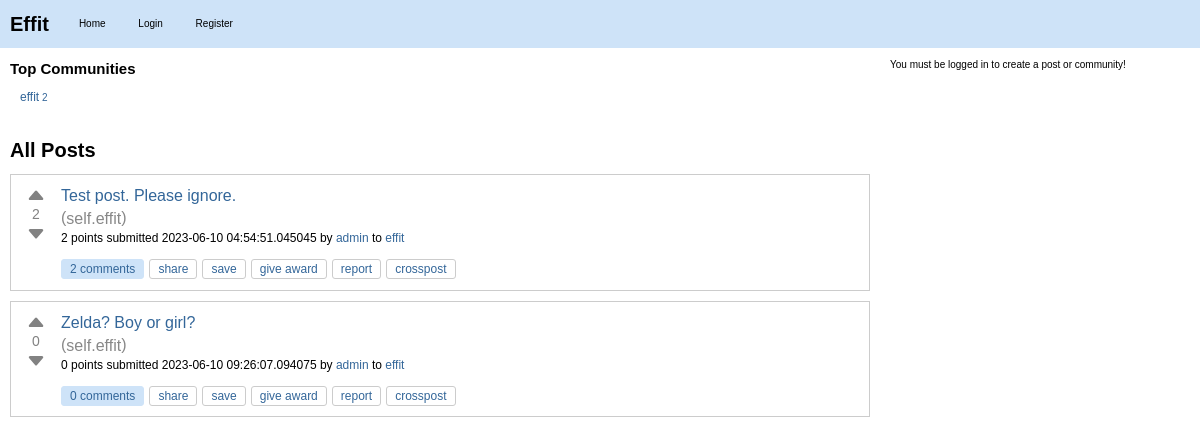
Before: / with the older database file.
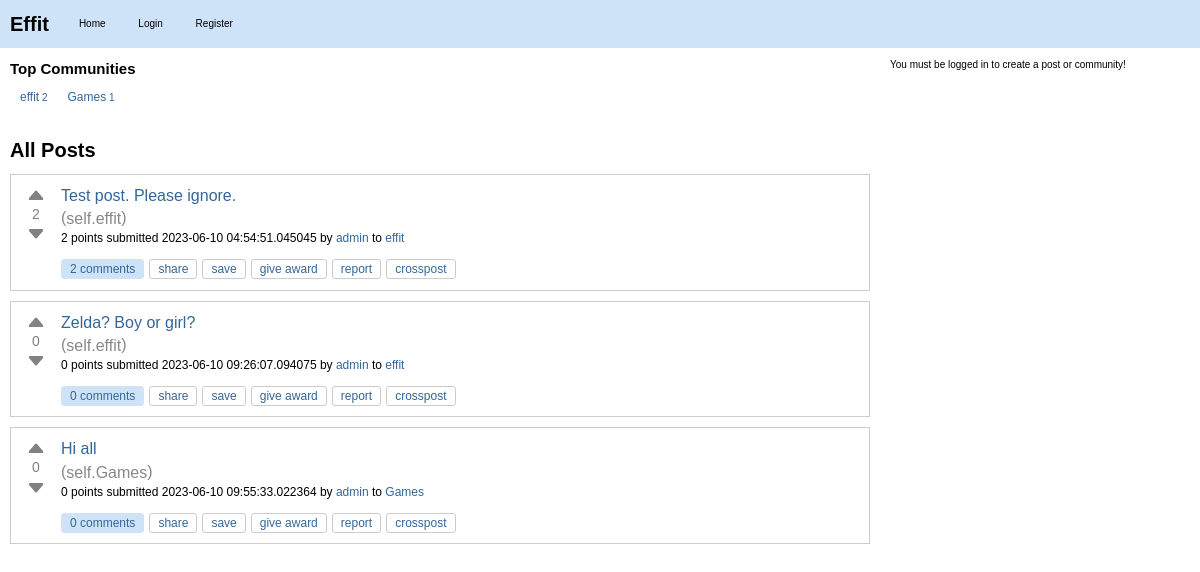
After: the same page with the newer database file.
### effit.py (models this page shows)
class Community(db.Model):
    id = db.Column(db.Integer, primary_key=True)
    name = db.Column(db.String(80), unique=True, nullable=False)
    description = db.Column(db.String(200))
    creator_id = db.Column(db.Integer, db.ForeignKey("user.id"))
    creator = db.relationship(
        "User", backref=db.backref("created_communities", lazy=True)
    )
    posts = db.relationship("Post", backref="community", lazy=True)

class Post(db.Model):
    id = db.Column(db.Integer, primary_key=True)
    title = db.Column(db.String(120), nullable=False)
    content = db.Column(db.Text, nullable=False)
    user_id = db.Column(db.Integer, db.ForeignKey("user.id"), nullable=False)
    created_at = db.Column(db.DateTime, default=datetime.utcnow)
    community_id = db.Column(db.Integer, db.ForeignKey("community.id"), nullable=False)
    upvotes = db.Column(db.Integer, default=0)
    downvotes = db.Column(db.Integer, default=0)
    comments = db.relationship("Comment", backref="post", lazy=True)
    slug = db.Column(db.String(120), nullable=False)
    @property
    def score(self):
        return self.upvotes - self.downvotes

class User(db.Model):
    id = db.Column(db.Integer, primary_key=True)
    username = db.Column(db.String(80), unique=True, nullable=False)
    password = db.Column(db.String(120), nullable=False)
    posts = db.relationship("Post", backref="author", lazy=True)
    communities = db.relationship(
        "Community",
        secondary=community_members,
        backref=db.backref("members", lazy="dynamic"),
    )

### effit.py (the view)
@app.route("/")
def index():
    posts = Post.query.all()
    top_communities = (
        Community.query.join(Community.posts)
        .with_entities(Community, func.count(Post.id).label("post_count"))
        .group_by(Community)
        .order_by(func.count(Post.id).desc())
        .limit(5)
        .all()
    )
    community = (
        Community.query.first()
    )  # or however you want to get a default community
    default_community_id = Community.query.filter_by(name="effit").first().id
    return render_template(
        "index.html",
        posts=posts,
        top_communities=top_communities,
        community=community,
        default_community_id=default_community_id,
    )

### templates/index.html (shortened to what this page needs)
{% extends "layout.html" %}
{% block content %}
<div class="top-communities">
    <h2>Top Communities</h2>
    <div class="community-list">
      {% for community, post_count in top_communities %}
        <div class="community">
          <a href="{{ url_for('community_posts', community_name=community.name) }}">
            <span class="community-name">{{ community.name }}</span>
            <span class="post-count">{{ post_count }}</span>
          </a>
        </div>
      {% endfor %}
    </div>
</div>
<div id="posts">
    <h2>All Posts</h2>
    {% for post in posts %}
    <div class="post-item" id="post-{{ post.id }}">
        <div class="post">
            <div class="vote">
                <button class="upvote" onclick="vote('{{ post.id }}', '{{ post.slug }}', '{{ post.community.name }}', 'upvote')">
                    <svg xmlns="http://www.w3.org/2000/svg" width="20" height="20" fill="currentColor" class="bi bi-caret-up-fill" viewBox="0 0 16 16">
                      <path d="M7.247 4.86l-4.796 5.481c-.646.74.037 1.659.877 1.659h9.392c.839 0 1.523-.92.877-1.659l-4.796-5.48a1 1 0 0 0-1.554 0z"/>
                    </svg>
                </button>
                <span class="score">{{ post.score }}</span>
                <button class="downvote" onclick="vote('{{ post.id }}', '{{ post.slug }}', '{{ post.community.name }}', 'downvote')">
                    <svg xmlns="http://www.w3.org/2000/svg" width="20" height="20" fill="currentColor" class="bi bi-caret-down-fill" viewBox="0 0 16 16">
                      <path d="M7.247 11.14l-4.796-5.481c-.646-.74.037-1.659.877-1.659h9.392c.839 0 1.523.92.877 1.659l-4.796 5.481a1 1 0 0 1-1.554 0z"/>
                    </svg>
                </button>
            </div>
            <div class="post-info">
                <h3><a class="title may-blank loggedin" href="{{ url_for('post_detail', community_name=post.community.name, post_slug=post.slug) }}">{{ post.title }}</a></h3>
                <span class="domain">(<a href="{{ url_for('community_posts', community_name=post.community.name) }}">self.{{ post.community.name }}</a>)</span>
                <p class="tagline">
                    <span>{{ post.score }} points</span>
                    submitted <time datetime="{{ post.created_at.isoformat() }}">{{ post.created_at }}</time>
                    by <a href="{{ url_for('user_posts', username=post.author.username) }}" class="author may-blank id-t2_d2kpf">{{ post.author.username }}</a>
                    to <a href="{{ url_for('community_posts', community_name=post.community.name) }}" class="subreddit hover may-blank">{{ post.community.name }}</a>
                </p>
                <ul class="flat-list buttons">
                    <li class="first">
                        <a href="{{ url_for('post_detail', community_name=post.community.name, post_slug=post.slug) }}" class="bylink comments may-blank" rel="nofollow">
                            {{ post.comments|length }} comments
                        </a>
                    </li>
                    <li class="share"><a class="post-sharing-button">share</a></li>
                    <li class="link-save-button save-button login-required"><a>save</a></li>
                    <li class="give-gold-button"><a href="#" class="give-gold login-required access-required gold-give-gold" rel="nofollow">give award</a></li>
                    <li class="report-button login-required"><a href="#" class="reportbtn access-required">report</a></li>
                    <li class="crosspost-button"><a class="post-crosspost-button">crosspost</a></li>
                </ul>
            </div>
        </div>
    </div>
    {% endfor %}
</div>
{% endblock %}

Changed rows visible on the page:
now on this page (row unchanged): Community: name "Games", creator "1"
added Post: score "0", title "Hi all", community.name "Games", created_at "2023-06-10 09:55:33.022364", author.username "admin", comments|length "0"
